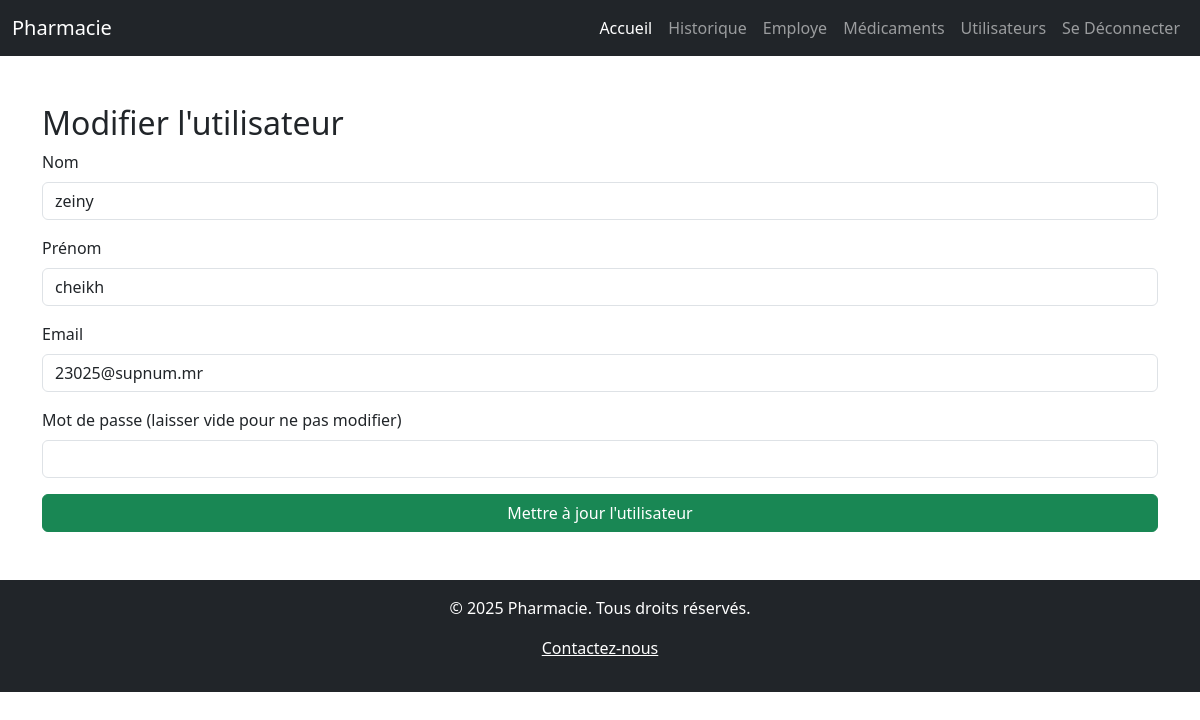
The app's page /users/update.php?id=1 with its own data.
### tables this page shows
CREATE TABLE `users` (
  `id` int(11) NOT NULL,
  `nom` varchar(100) DEFAULT NULL,
  `prenom` varchar(100) DEFAULT NULL,
  `email` varchar(150) DEFAULT NULL,
  `password` varchar(255) DEFAULT NULL
);

### users/update.php (the view, shortened to what this page needs)
<?php
include '../db.php';
include '../src/php/navbar.php';
if (isset($_GET['id'])) {
    $user_id = $_GET['id'];
    $sql = "SELECT * FROM users WHERE id = $user_id";
    $result = mysqli_query($conn, $sql);
    $user = mysqli_fetch_assoc($result);
}
?>
<div class="container mt-5">
    <h2>Modifier l'utilisateur</h2>
    <form method="POST">
        <div class="mb-3">
            <label for="nom" class="form-label">Nom</label>
            <input type="text" class="form-control" id="nom" name="nom" value="<?= $user['nom'] ?>" required>
        </div>
        <div class="mb-3">
            <label for="prenom" class="form-label">Prénom</label>
            <input type="text" class="form-control" id="prenom" name="prenom" value="<?= $user['prenom'] ?>" required>
        </div>
        <div class="mb-3">
            <label for="email" class="form-label">Email</label>
            <input type="email" class="form-control" id="email" name="email" value="<?= $user['email'] ?>" required>
        </div>
        <div class="mb-3">
            <label for="password" class="form-label">Mot de passe (laisser vide pour ne pas modifier)</label>
            <input type="password" class="form-control" id="password" name="password">
        </div>
        <button type="submit" name="submit" class="btn btn-success w-100">Mettre à jour l'utilisateur</button>
    </form>
</div>
<?php include '../src/php/footer.php'; ?>

### records on screen
users: nom "zeiny", prenom "cheikh", email "23025@supnum.mr"
